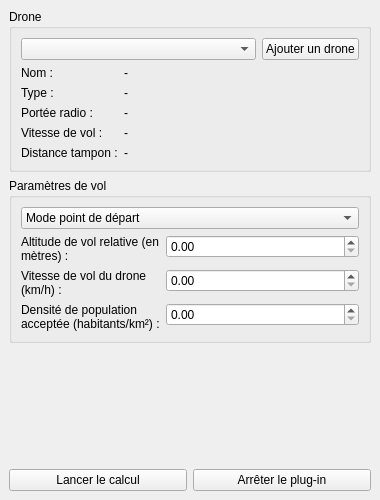
<?xml version="1.0" encoding="UTF-8"?>
<ui version="4.0">
 <class>FlyingAreasDialogBase</class>
 <widget class="QDockWidget" name="FlyingAreasDialogBase">
  <property name="geometry">
   <rect>
    <x>0</x>
    <y>0</y>
    <width>380</width>
    <height>500</height>
   </rect>
  </property>
  <property name="windowTitle">
   <string>Zones de vol</string>
  </property>
  <widget class="QWidget" name="dockWidgetContents">
    <layout class="QVBoxLayout" name="verticalLayoutPrincipal">
     <item>
      <widget class="QGroupBox" name="groupDrone">
       <property name="title">
        <string>Drone</string>
       </property>
       <layout class="QVBoxLayout" name="verticalLayoutDrone">
        <item>
         <layout class="QHBoxLayout" name="horizontalLayoutChoixDrone">
          <item>
           <widget class="QComboBox" name="ChoixDrone">
            <property name="sizePolicy">
             <sizepolicy hsizetype="Expanding" vsizetype="Fixed">
              <horstretch>0</horstretch>
              <verstretch>0</verstretch>
             </sizepolicy>
            </property>
           </widget>
          </item>
          <item>
           <widget class="QPushButton" name="AjoutDrone">
            <property name="text">
             <string>Ajouter un drone</string>
            </property>
           </widget>
          </item>
         </layout>
        </item>
        <item>
 <!--  TODO: Modifier la zone de text du nom pour pouvoir modifier 'à la voller'-->
         <layout class="QFormLayout" name="formLayoutDonneesDrone">
          <item row="0" column="0">
           <widget class="QLabel" name="DroneNomTexte">
            <property name="text">
             <string>Nom :</string>
            </property>
           </widget>
          </item>
          <item row="0" column="1">
           <widget class="QLabel" name="DroneNom">
            <property name="text">
             <string>-</string>
            </property>
           </widget>
          </item>
          <item row="1" column="0">
           <widget class="QLabel" name="DroneTypeTexte">
            <property name="text">
             <string>Type :</string>
            </property>
           </widget>
          </item>
          <item row="1" column="1">
           <widget class="QLabel" name="DroneType">
            <property name="text">
             <string>-</string>
            </property>
           </widget>
          </item>
          <item row="2" column="0">
           <widget class="QLabel" name="DroneRadioDistTexte">
            <property name="text">
             <string>Portée radio :</string>
            </property>
           </widget>
          </item>
          <item row="2" column="1">
           <widget class="QLabel" name="DroneRadioDist">
            <property name="text">
             <string>-</string>
            </property>
           </widget>
          </item>
          <item row="3" column="0">
           <widget class="QLabel" name="DroneAirSpeedTexte">
            <property name="text">
             <string>Vitesse de vol :</string>
            </property>
           </widget>
          </item>
          <item row="3" column="1">
           <widget class="QLabel" name="DroneAirSpeed">
            <property name="text">
             <string>-</string>
            </property>
           </widget>
          </item>
          <item row="4" column="0">
           <widget class="QLabel" name="DroneBufferDistTexte">
            <property name="text">
             <string>Distance tampon :</string>
            </property>
           </widget>
          </item>
          <item row="4" column="1">
           <widget class="QLabel" name="DroneBufferDist">
            <property name="text">
             <string>-</string>
            </property>
           </widget>
          </item>
         </layout>
        </item>
       </layout>
      </widget>
     </item>
     <item>
      <widget class="QGroupBox" name="groupParamVol">
       <property name="title">
        <string>Paramètres de vol</string>
       </property>
       <layout class="QFormLayout" name="formLayoutParamVol">
        <item row="0" column="0" colspan="2">
         <widget class="QComboBox" name="ChoixMode">
          <item>
           <property name="text">
            <string>Mode point de départ</string>
           </property>
          </item>
          <item>
           <property name="text">
            <string>Mode zone de départ</string>
           </property>
          </item>
         </widget>
        </item>
        <item row="1" column="0">
         <widget class="QLabel" name="AltTexte">
          <property name="text">
           <string>Altitude de vol relative (en mètres) :</string>
          </property>
          <property name="wordWrap">
           <bool>true</bool>
          </property>
         </widget>
        </item>
        <item row="1" column="1">
         <widget class="QDoubleSpinBox" name="AltiVol"/>
        </item>
        <item row="2" column="0">
         <widget class="QLabel" name="VitTexte">
          <property name="text">
           <string>Vitesse de vol du drone (km/h) :</string>
          </property>
          <property name="wordWrap">
           <bool>true</bool>
          </property>
         </widget>
        </item>
        <item row="2" column="1">
         <widget class="QDoubleSpinBox" name="VitVol"/>
        </item>
        <item row="3" column="0">
         <widget class="QLabel" name="DensHabTexte">
          <property name="text">
           <string>Densité de population acceptée (habitants/km²) :</string>
          </property>
          <property name="wordWrap">
           <bool>true</bool>
          </property>
         </widget>
        </item>
        <item row="3" column="1">
         <widget class="QDoubleSpinBox" name="DensPop"/>
        </item>
       </layout>
      </widget>
     </item>
     <item>
      <spacer name="verticalSpacer">
       <property name="orientation">
        <enum>Qt::Vertical</enum>
       </property>
       <property name="sizeHint" stdset="0">
        <size>
         <width>20</width>
         <height>0</height>
        </size>
       </property>
      </spacer>
     </item>
     <item>
      <layout class="QHBoxLayout" name="horizontalLayoutBoutons">
       <item>
        <widget class="QPushButton" name="LancerCalcul">
         <property name="text">
          <string>Lancer le calcul</string>
         </property>
        </widget>
       </item>
       <item>
        <widget class="QPushButton" name="Stop">
         <property name="text">
          <string>Arrêter le plug-in</string>
         </property>
        </widget>
       </item>
      </layout>
     </item>
    </layout>
  </widget>
 </widget>
 <resources/>
 <connections/>
</ui>
